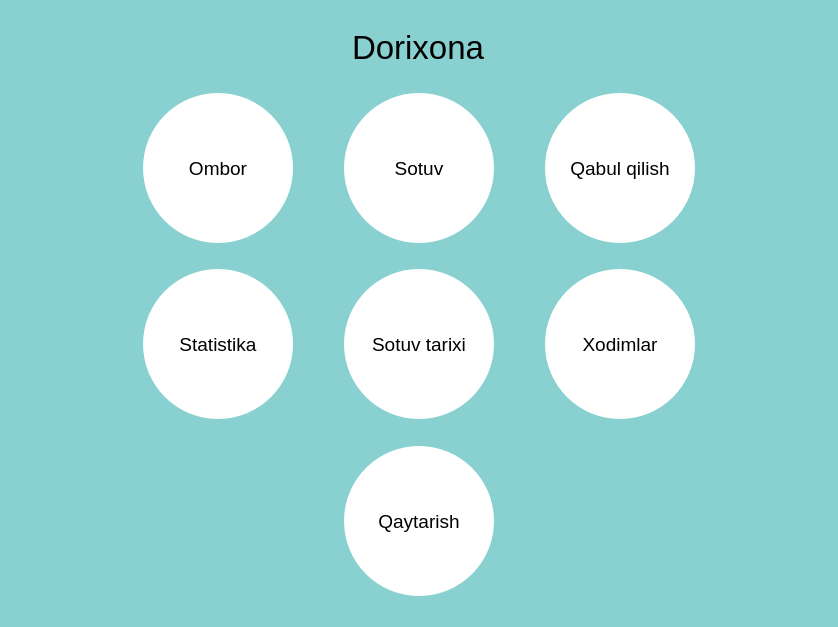
<?xml version="1.0" encoding="UTF-8"?>
<ui version="4.0">
 <class>MainWindow</class>
 <widget class="QMainWindow" name="MainWindow">
  <property name="geometry">
   <rect>
    <x>0</x>
    <y>0</y>
    <width>838</width>
    <height>627</height>
   </rect>
  </property>
  <property name="font">
   <font>
    <family>Times New Roman</family>
    <pointsize>14</pointsize>
   </font>
  </property>
  <property name="windowTitle">
   <string>Dorixona</string>
  </property>
  <property name="styleSheet">
   <string notr="true">backround-color: #D1CCCC;
background-color: rgb(137, 208, 208);</string>
  </property>
  <widget class="QWidget" name="centralwidget">
   <layout class="QVBoxLayout" name="verticalLayout">
    <item>
     <spacer name="verticalSpacer_4">
      <property name="orientation">
       <enum>Qt::Vertical</enum>
      </property>
      <property name="sizeHint" stdset="0">
       <size>
        <width>20</width>
        <height>40</height>
       </size>
      </property>
     </spacer>
    </item>
    <item>
     <layout class="QHBoxLayout" name="horizontalLayout_4" stretch="0,0,0">
      <item>
       <spacer name="horizontalSpacer">
        <property name="orientation">
         <enum>Qt::Horizontal</enum>
        </property>
        <property name="sizeHint" stdset="0">
         <size>
          <width>40</width>
          <height>20</height>
         </size>
        </property>
       </spacer>
      </item>
      <item>
       <widget class="QLabel" name="label">
        <property name="font">
         <font>
          <pointsize>25</pointsize>
         </font>
        </property>
        <property name="text">
         <string>Dorixona</string>
        </property>
       </widget>
      </item>
      <item>
       <spacer name="horizontalSpacer_2">
        <property name="orientation">
         <enum>Qt::Horizontal</enum>
        </property>
        <property name="sizeHint" stdset="0">
         <size>
          <width>40</width>
          <height>20</height>
         </size>
        </property>
       </spacer>
      </item>
     </layout>
    </item>
    <item>
     <spacer name="verticalSpacer_3">
      <property name="orientation">
       <enum>Qt::Vertical</enum>
      </property>
      <property name="sizeHint" stdset="0">
       <size>
        <width>20</width>
        <height>40</height>
       </size>
      </property>
     </spacer>
    </item>
    <item>
     <layout class="QHBoxLayout" name="horizontalLayout" stretch="3,1,1,1,1,1,3">
      <item>
       <spacer name="horizontalSpacer_3">
        <property name="orientation">
         <enum>Qt::Horizontal</enum>
        </property>
        <property name="sizeHint" stdset="0">
         <size>
          <width>40</width>
          <height>20</height>
         </size>
        </property>
       </spacer>
      </item>
      <item>
       <widget class="QPushButton" name="pushButton">
        <property name="minimumSize">
         <size>
          <width>150</width>
          <height>150</height>
         </size>
        </property>
        <property name="maximumSize">
         <size>
          <width>150</width>
          <height>150</height>
         </size>
        </property>
        <property name="font">
         <font>
          <pointsize>14</pointsize>
         </font>
        </property>
        <property name="styleSheet">
         <string notr="true">border-radius:75px;
background-color: rgb(255, 255, 255);
</string>
        </property>
        <property name="text">
         <string>Ombor</string>
        </property>
        <property name="icon">
         <iconset resource="resource.qrc">
          <normaloff>:/png/image/clarity_storage-line.png</normaloff>:/png/image/clarity_storage-line.png</iconset>
        </property>
        <property name="iconSize">
         <size>
          <width>40</width>
          <height>40</height>
         </size>
        </property>
       </widget>
      </item>
      <item>
       <spacer name="horizontalSpacer_9">
        <property name="orientation">
         <enum>Qt::Horizontal</enum>
        </property>
        <property name="sizeHint" stdset="0">
         <size>
          <width>40</width>
          <height>20</height>
         </size>
        </property>
       </spacer>
      </item>
      <item>
       <widget class="QPushButton" name="pushButton_2">
        <property name="minimumSize">
         <size>
          <width>150</width>
          <height>150</height>
         </size>
        </property>
        <property name="maximumSize">
         <size>
          <width>150</width>
          <height>150</height>
         </size>
        </property>
        <property name="font">
         <font>
          <pointsize>14</pointsize>
         </font>
        </property>
        <property name="styleSheet">
         <string notr="true">border-radius:75px;
background-color: rgb(255, 255, 255);
</string>
        </property>
        <property name="text">
         <string>Sotuv</string>
        </property>
        <property name="icon">
         <iconset resource="resource.qrc">
          <normaloff>:/png/image/flat-color-icons_sales-performance.png</normaloff>:/png/image/flat-color-icons_sales-performance.png</iconset>
        </property>
        <property name="iconSize">
         <size>
          <width>40</width>
          <height>40</height>
         </size>
        </property>
       </widget>
      </item>
      <item>
       <spacer name="horizontalSpacer_10">
        <property name="orientation">
         <enum>Qt::Horizontal</enum>
        </property>
        <property name="sizeHint" stdset="0">
         <size>
          <width>40</width>
          <height>20</height>
         </size>
        </property>
       </spacer>
      </item>
      <item>
       <widget class="QPushButton" name="pushButton_3">
        <property name="minimumSize">
         <size>
          <width>150</width>
          <height>150</height>
         </size>
        </property>
        <property name="maximumSize">
         <size>
          <width>150</width>
          <height>150</height>
         </size>
        </property>
        <property name="font">
         <font>
          <pointsize>14</pointsize>
         </font>
        </property>
        <property name="styleSheet">
         <string notr="true">border-radius:75px;
background-color: rgb(255, 255, 255);
</string>
        </property>
        <property name="text">
         <string>Qabul qilish</string>
        </property>
        <property name="icon">
         <iconset resource="resource.qrc">
          <normaloff>:/png/image/icons8_buy.png</normaloff>:/png/image/icons8_buy.png</iconset>
        </property>
        <property name="iconSize">
         <size>
          <width>40</width>
          <height>40</height>
         </size>
        </property>
       </widget>
      </item>
      <item>
       <spacer name="horizontalSpacer_4">
        <property name="orientation">
         <enum>Qt::Horizontal</enum>
        </property>
        <property name="sizeHint" stdset="0">
         <size>
          <width>40</width>
          <height>20</height>
         </size>
        </property>
       </spacer>
      </item>
     </layout>
    </item>
    <item>
     <spacer name="verticalSpacer">
      <property name="orientation">
       <enum>Qt::Vertical</enum>
      </property>
      <property name="sizeHint" stdset="0">
       <size>
        <width>20</width>
        <height>40</height>
       </size>
      </property>
     </spacer>
    </item>
    <item>
     <layout class="QHBoxLayout" name="horizontalLayout_2" stretch="3,1,1,0,1,1,3">
      <item>
       <spacer name="horizontalSpacer_5">
        <property name="orientation">
         <enum>Qt::Horizontal</enum>
        </property>
        <property name="sizeHint" stdset="0">
         <size>
          <width>40</width>
          <height>20</height>
         </size>
        </property>
       </spacer>
      </item>
      <item>
       <widget class="QPushButton" name="pushButton_7">
        <property name="minimumSize">
         <size>
          <width>150</width>
          <height>150</height>
         </size>
        </property>
        <property name="maximumSize">
         <size>
          <width>150</width>
          <height>150</height>
         </size>
        </property>
        <property name="font">
         <font>
          <pointsize>14</pointsize>
         </font>
        </property>
        <property name="styleSheet">
         <string notr="true">border-radius:75px;
background-color: rgb(255, 255, 255);
</string>
        </property>
        <property name="text">
         <string>Statistika</string>
        </property>
        <property name="icon">
         <iconset resource="resource.qrc">
          <normaloff>:/png/image/Group 93.png</normaloff>:/png/image/Group 93.png</iconset>
        </property>
        <property name="iconSize">
         <size>
          <width>40</width>
          <height>40</height>
         </size>
        </property>
       </widget>
      </item>
      <item>
       <spacer name="horizontalSpacer_11">
        <property name="orientation">
         <enum>Qt::Horizontal</enum>
        </property>
        <property name="sizeHint" stdset="0">
         <size>
          <width>40</width>
          <height>20</height>
         </size>
        </property>
       </spacer>
      </item>
      <item>
       <widget class="QPushButton" name="pushButton_4">
        <property name="minimumSize">
         <size>
          <width>150</width>
          <height>150</height>
         </size>
        </property>
        <property name="maximumSize">
         <size>
          <width>150</width>
          <height>150</height>
         </size>
        </property>
        <property name="font">
         <font>
          <pointsize>14</pointsize>
         </font>
        </property>
        <property name="styleSheet">
         <string notr="true">border-radius:75px;
background-color: rgb(255, 255, 255);
</string>
        </property>
        <property name="text">
         <string>Sotuv tarixi</string>
        </property>
        <property name="icon">
         <iconset resource="resource.qrc">
          <normaloff>:/png/image/icon-park_history-query.png</normaloff>:/png/image/icon-park_history-query.png</iconset>
        </property>
        <property name="iconSize">
         <size>
          <width>40</width>
          <height>40</height>
         </size>
        </property>
       </widget>
      </item>
      <item>
       <spacer name="horizontalSpacer_12">
        <property name="orientation">
         <enum>Qt::Horizontal</enum>
        </property>
        <property name="sizeHint" stdset="0">
         <size>
          <width>40</width>
          <height>20</height>
         </size>
        </property>
       </spacer>
      </item>
      <item>
       <widget class="QPushButton" name="pushButton_5">
        <property name="minimumSize">
         <size>
          <width>150</width>
          <height>150</height>
         </size>
        </property>
        <property name="maximumSize">
         <size>
          <width>150</width>
          <height>150</height>
         </size>
        </property>
        <property name="font">
         <font>
          <pointsize>14</pointsize>
         </font>
        </property>
        <property name="styleSheet">
         <string notr="true">border-radius:75px;
background-color: rgb(255, 255, 255);
</string>
        </property>
        <property name="text">
         <string>Xodimlar</string>
        </property>
        <property name="icon">
         <iconset resource="resource.qrc">
          <normaloff>:/png/image/emojione-monotone_construction-worker.png</normaloff>:/png/image/emojione-monotone_construction-worker.png</iconset>
        </property>
        <property name="iconSize">
         <size>
          <width>40</width>
          <height>40</height>
         </size>
        </property>
       </widget>
      </item>
      <item>
       <spacer name="horizontalSpacer_6">
        <property name="orientation">
         <enum>Qt::Horizontal</enum>
        </property>
        <property name="sizeHint" stdset="0">
         <size>
          <width>40</width>
          <height>20</height>
         </size>
        </property>
       </spacer>
      </item>
     </layout>
    </item>
    <item>
     <spacer name="verticalSpacer_2">
      <property name="orientation">
       <enum>Qt::Vertical</enum>
      </property>
      <property name="sizeHint" stdset="0">
       <size>
        <width>20</width>
        <height>40</height>
       </size>
      </property>
     </spacer>
    </item>
    <item>
     <layout class="QHBoxLayout" name="horizontalLayout_3" stretch="3,1,3">
      <item>
       <spacer name="horizontalSpacer_7">
        <property name="orientation">
         <enum>Qt::Horizontal</enum>
        </property>
        <property name="sizeHint" stdset="0">
         <size>
          <width>40</width>
          <height>20</height>
         </size>
        </property>
       </spacer>
      </item>
      <item>
       <widget class="QPushButton" name="pushButton_6">
        <property name="minimumSize">
         <size>
          <width>150</width>
          <height>150</height>
         </size>
        </property>
        <property name="maximumSize">
         <size>
          <width>150</width>
          <height>150</height>
         </size>
        </property>
        <property name="font">
         <font>
          <pointsize>14</pointsize>
         </font>
        </property>
        <property name="styleSheet">
         <string notr="true">border-radius:75px;
background-color: rgb(255, 255, 255);
</string>
        </property>
        <property name="text">
         <string>Qaytarish</string>
        </property>
        <property name="icon">
         <iconset resource="resource.qrc">
          <normaloff>:/png/image/fluent_history-20-filled.png</normaloff>:/png/image/fluent_history-20-filled.png</iconset>
        </property>
        <property name="iconSize">
         <size>
          <width>40</width>
          <height>40</height>
         </size>
        </property>
       </widget>
      </item>
      <item>
       <spacer name="horizontalSpacer_8">
        <property name="orientation">
         <enum>Qt::Horizontal</enum>
        </property>
        <property name="sizeHint" stdset="0">
         <size>
          <width>40</width>
          <height>20</height>
         </size>
        </property>
       </spacer>
      </item>
     </layout>
    </item>
   </layout>
  </widget>
  <widget class="QStatusBar" name="statusbar"/>
 </widget>
 <resources>
  <include location="resource.qrc"/>
 </resources>
 <connections/>
</ui>
